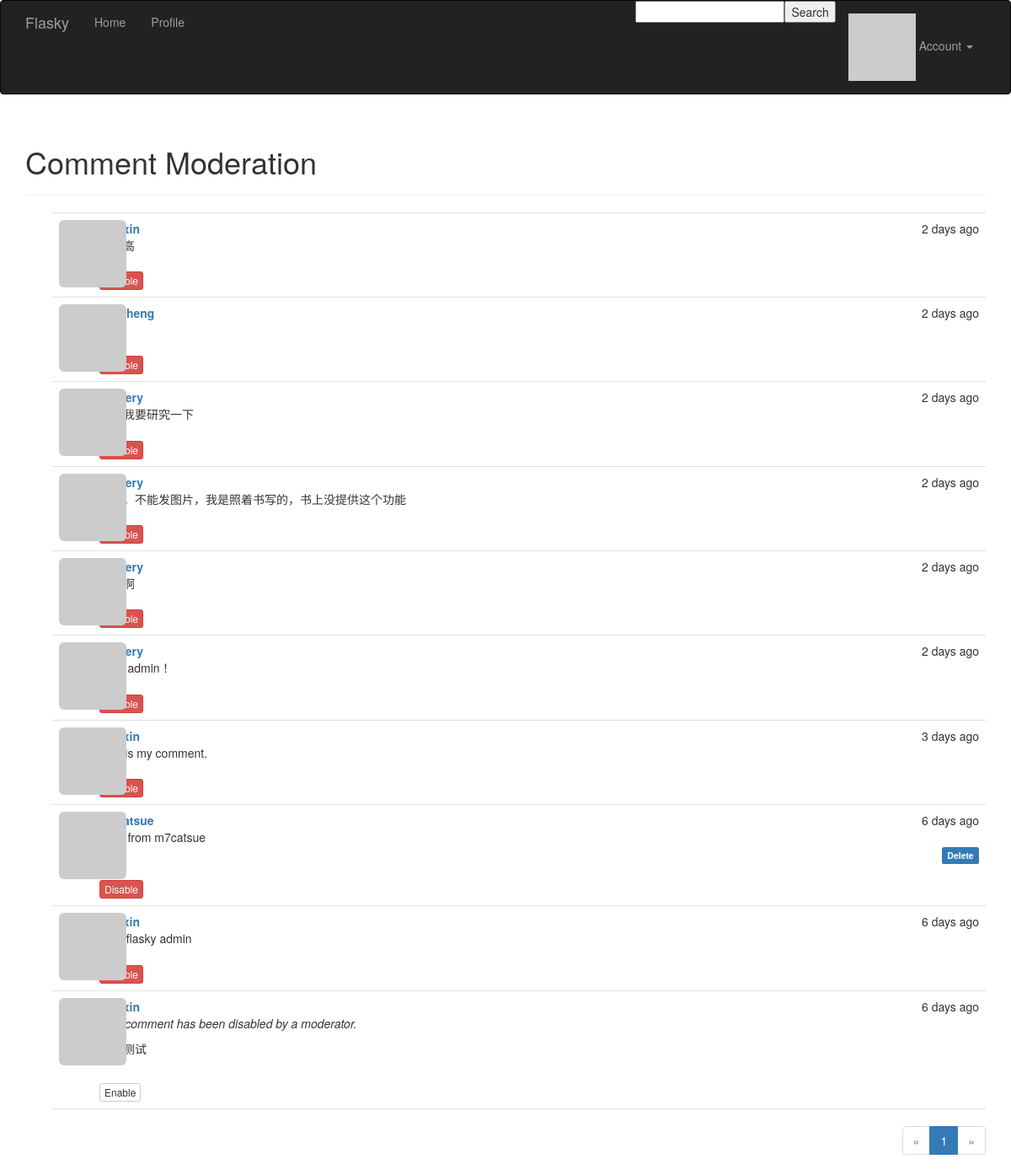
The app's page /moderate (signed in) with its own data.
### app/models.py (models this page shows, shortened)
class Comment(db.Model):
    __tablename__ = 'comments'
    id = db.Column(db.Integer, primary_key=True)
    body = db.Column(db.Text)
    body_html = db.Column(db.Text)
    timestamp = db.Column(db.DateTime, index=True, default=datetime.utcnow)
    disabled = db.Column(db.Boolean)                       # 布尔型变量,表示该评论是否被管理员屏蔽
    author_id = db.Column(db.Integer, db.ForeignKey('users.id'))
    post_id = db.Column(db.Integer, db.ForeignKey('posts.id'))

class User(UserMixin, db.Model):
    __tablename__ = 'users'
    id = db.Column(db.Integer, primary_key=True)
    email = db.Column(db.String(64), unique=True, index=True)
    username = db.Column(db.String(64), unique=True, index=True)
    role_id = db.Column(db.Integer, db.ForeignKey('roles.id'))
    password_hash = db.Column(db.String(128))
    confirmed = db.Column(db.Boolean, default=False)
    name = db.Column(db.String(64))
    location = db.Column(db.String(64))
    about_me = db.Column(db.Text())
    member_since = db.Column(db.DateTime(), default=datetime.utcnow)
    last_seen = db.Column(db.DateTime(), default=datetime.utcnow)
    avatar_hash = db.Column(db.String(32))
    posts = db.relationship('Post', backref='author', lazy='dynamic')           # 由Post.author获得对应的User实例;User.posts得到用户的所有Post实例
    followed = db.relationship('Follow',
                               foreign_keys=[Follow.follower_id],               # [IMP] 这里foreign_key是指当前user.id在Follow模型中的foreign_key
                               backref=db.backref('follower', lazy='joined'),   # 为了消除外键间的歧义(2个外键),定义关系时须用可选参数foreign_keys指定的外键
                               lazy='dynamic',                                  # [IMP] backref()参数并不是指定这两个关系之间的引用关系,而是回引Follow模型
                               cascade='all, delete-orphan')                    # joined模式实现立即从关联查询结果中加载相关对象(list of instances)
    followers = db.relationship('Follow',                                       # dynamic模式:不会直接返回记录,返回可添加额外过滤器的查询对象
                                foreign_keys=[Follow.followed_id],              # cascade参数配置在父对象上执行的操作对相关对象的影响
                                backref=db.backref('followed', lazy='joined'),  # 'all, delete-orphan'表示启用所有默认层叠选项,且还要删除孤儿记录
                                lazy='dynamic',
                                cascade='all, delete-orphan')                   # 多对多关系定义为两个一对多关系:user.followed 和 user.followers
    comments = db.relationship('Comment', backref='author', lazy='dynamic')
    @property
    def password(self):
        """password不可读"""
        raise AttributeError('Password is not a readable attribute.')
    def can(self, permissions):
        return self.role is not None and \
            (self.role.permissions & permissions) == permissions  # [IMP] 按位与运算: 两位同时为1，结果才为1，否则为0
    def is_administrator(self):
        return self.can(Permission.ADMINISTER)
    def ping(self):
        self.last_seen = datetime.utcnow()
        db.session.add(self)
        db.session.commit()
    def gravatar(self, size=100, default='identicon', rating='g'):
        if request.is_secure:
            url = 'https://cn.gravatar.com/avatar'
        else:
            url = 'http://cn.gravatar.com/avatar'
        hash = self.avatar_hash or hashlib.md5(
            self.email.encode('utf-8')).hexdigest()
        return '{url}/{hash}?s={size}&d={default}&r={rating}'.format(
            url=url, hash=hash, size=size, default=default, rating=rating)

### app/main/views.py (the view)
@main.route('/moderate')
@login_required
@permission_required(Permission.MODERATE_COMMENTS)
def moderate():
    page = request.args.get('page', 1, type=int)
    pagination = Comment.query.order_by(Comment.timestamp.desc()).paginate(
        page, per_page=current_app.config['FLASKY_COMMENTS_PER_PAGE'],
        error_out=False)
    comments = pagination.items
    return render_template('moderate.html', comments=comments,                # moderate.html中套用_comments.html子模板(处理具体评论是否显示)
                           pagination=pagination, page=page)                  # moderate.html只有高级权限才能访问

### app/main/forms.py
class SearchForm(FlaskForm):
    search = StringField('Search', validators=[DataRequired()])

### app/auth/views.py (called while the page is built)
@auth.before_app_request
def before_request():
    if current_user.is_authenticated:
        current_user.ping()                                  # [IMP] 更新数据库User模型的last_seen属性
        g.search_form = SearchForm()                         # [IMP] 创建搜索表单对象并使得其对所有模版可用,存放在全局变量g中
        if not current_user.confirmed \
            and request.endpoint[:5] != 'auth.' \
            and request.endpoint != 'static':
            return redirect(url_for('auth.unconfirmed'))

### app/main/__init__.py (called while the page is built)
@main.app_context_processor
def inject_permissions():
    return dict(Permission=Permission)

### app/main/views.py (called while the page is built)
@main.after_app_request                                                 # 在视图函数处理完请求之后执行
def after_request(response):
    for query in get_debug_queries():
        if query.duration >= current_app.config['FLASKY_SLOW_DB_QUERY_TIME']:
            current_app.logger.warning(
                'Slow query: %s\nParameters: %s\nDuration: %fs\nContext: %s\n'
                % (query.statement, query.parameters, query.duration,
                   query.context))
    return response

### app/models.py (called while the page is built)
@login_manager.user_loader
def load_user(user_id):
    return User.query.get(int(user_id))

### app/templates/moderate.html (shortened to what this page needs)
{% extends "base.html" %}
{% import "_macros.html" as macros %}
{% block page_content %}
<div class="page-header">
    <h1>Comment Moderation</h1>
</div>
{% set moderate = True %}
{% include '_comments.html' %}
{% if pagination %}
<div class="pagination">
    {{ macros.pagination_widget(pagination, '.moderate') }}
</div>
{% endif %}
{% endblock %}

### app/templates/_comments.html
<ul class="comments">
    {% for comment in comments %}
    <li class="comment">
        <div class="comment-thumbnail">
            <a href="{{ url_for('.user', username=comment.author.username) }}">
                <img class="img-rounded profile-thumbnail" src="{{ comment.author.gravatar(size=40) }}">
            </a>
        </div>
        <div class="comment-content">
            <div class="comment-date">{{ moment(comment.timestamp).fromNow() }}</div>
            <div class="comment-author"><a href="{{ url_for('.user', username=comment.author.username) }}">{{ comment.author.username }}</a></div>
            <div class="comment-body">
                {% if comment.disabled %}
                <p><i>This comment has been disabled by a moderator.</i></p>
                {% endif %}
                {% if moderate or not comment.disabled %}
                    {% if comment.body_html %}
                        {{ comment.body_html | safe }}
                    {% else %}
                        {{ comment.body }}
                    {% endif %}
                {% endif %}
            </div>
            <div class="comment-footer">
                {% if current_user == comment.author or current_user == comment.post.author %}
                <a href="{{ url_for('.delete_comment', id=comment.id) }}">
                    <span class="label label-primary">Delete</span>
                </a>
                {% elif current_user.is_administrator() %}
                <a href="{{ url_for('.delete_comment', id=comment.id) }}">
                    <span class="label label-danger">Delete [Admin]</span>
                </a>
                {% endif %}
            </div>
            {% if moderate %}
                <br>
                {% if comment.disabled %}
                <a class="btn btn-default btn-xs" href="{{ url_for('.moderate_enable', id=comment.id, page=page) }}">Enable</a>
                {% else %}
                <a class="btn btn-danger btn-xs" href="{{ url_for('.moderate_disable', id=comment.id, page=page) }}">Disable</a>
                {% endif %}
            {% endif %}
        </div>
    </li>
    {% endfor %}
</ul>

### app/static/styles.css (style rules this page uses)
.profile-thumbnail { position: absolute; }
div.comment-footer { text-align: right; }
ul.comments { list-style-type: none; padding: 0px; margin: 16px 0px 0px 0px; }
ul.comments li.comment { margin-left: 32px; padding: 8px; border-bottom: 1px solid #e0e0e0; }
ul.comments li.comment:nth-child(1) { border-top: 1px solid #e0e0e0; }
div.comment-date { float: right; }
div.comment-author { font-weight: bold; }
div.comment-thumbnail { position: absolute; }
div.comment-content { margin-left: 48px; min-height: 48px; }
div.pagination { width: 100%; text-align: right; padding: 0px; margin: 0px; }

### records on screen
Comment: timestamp "2 days ago"
Comment: timestamp "2 days ago", author.username "QiYuheng"
Comment: timestamp "2 days ago", body_html "这个我要研究一下"
Comment: timestamp "2 days ago", body_html "不行，不能发图片，我是照着书写的，书上没提供这个功能"
Comment: timestamp "2 days ago"
Comment: timestamp "2 days ago", body_html "hello admin！"
Comment: timestamp "3 days ago", body_html "This is my comment."
Comment: timestamp "6 days ago", author.username "m7catsue", body_html "hello from m7catsue"
Comment: timestamp "6 days ago", body_html "from flasky admin"
Comment: timestamp "6 days ago", shows "This comment has been disabled by a moderator."

### other values on screen
{{ p }} "1"
